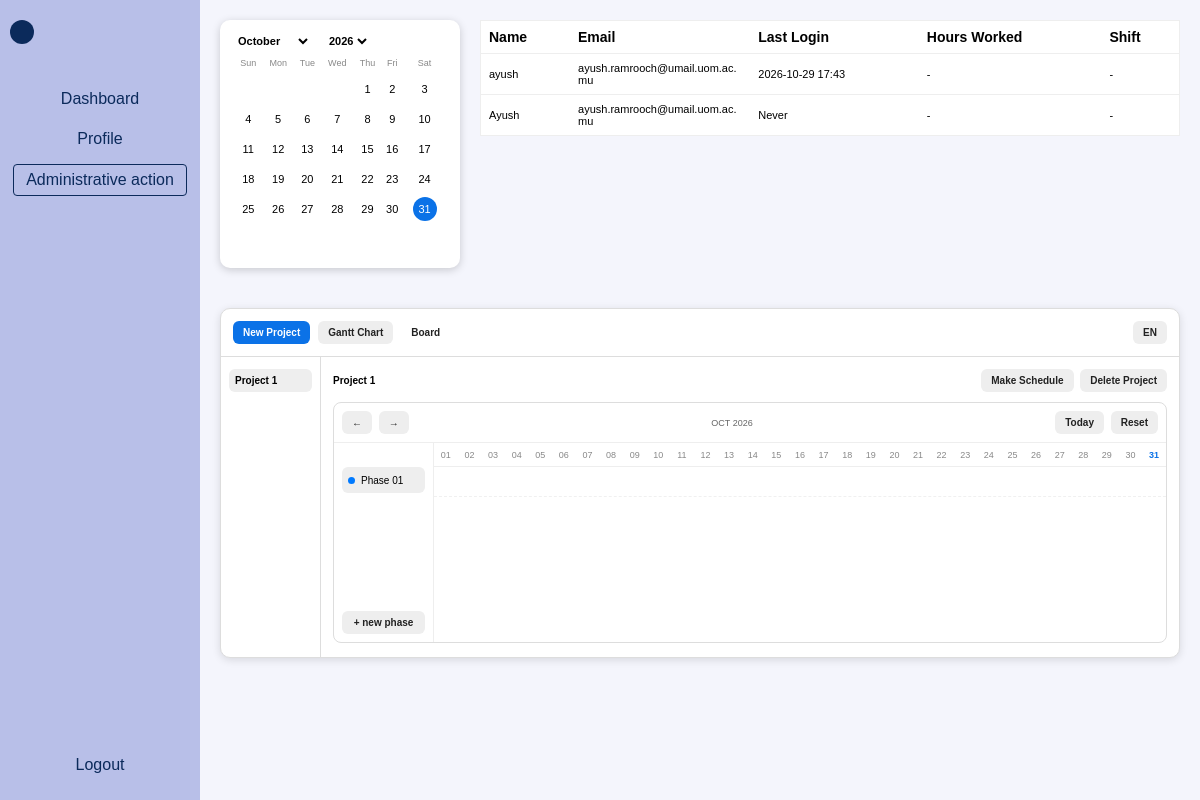
The page /admin-action/ on the database as committed earlier.
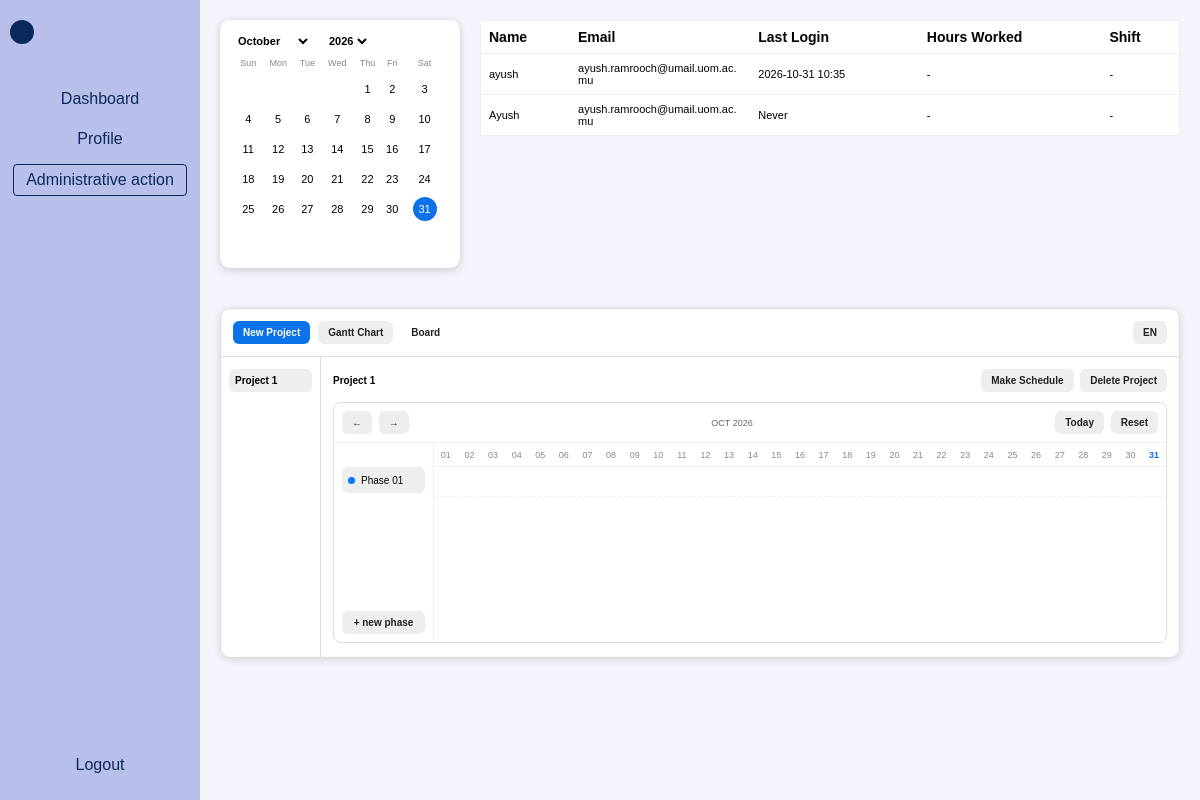
The same page on the database as committed later.
### StarHotel/hotel/models.py (models this page shows, shortened)
class User(AbstractUser):
    dob = models.DateField(null=True, blank=True)
    phone = models.CharField(max_length=20, blank=True)
    address = models.CharField(max_length=255, blank=True)
    join_date = models.DateField(auto_now_add=True)

### StarHotel/hotel/views.py (the view)
# urls.py: path("admin-action/", views.admin_action, name="admin_action"),
def admin_action(request):
    staff = list(
        User.objects.filter(
            Q(employee__isnull=False) | Q(is_staff=True) | Q(is_superuser=True)
        )
        .distinct()
        .order_by(F("last_login").desc(nulls_last=True), "first_name")
    )
    me = request.user if request.user.is_authenticated else None
    if me and not any(s.pk == me.pk for s in staff):
        staff.insert(0, me)
    return render(request, "hotel/admin_action.html", {"staff": staff})

### templates/hotel/admin_action.html (shortened to what this page needs)
{% load static %}
<!DOCTYPE html>
<html lang="en">
<head>
  <link rel="stylesheet" href="{% static 'css/admin.css' %}">
</head>
<body>
  <div class="layout">
    <aside class="sidebar">
      <div class="logo"></div>
      <nav>
        <a href="{% url 'admin_dashboard' %}">Dashboard</a>
        <a href="{% url 'admin_profile' %}">Profile</a>
        <a href="{% url 'admin_action' %}" class="active">Administrative action</a>
      </nav>
      <div class="sidebar-bottom">
        <a href="#">Logout</a>
      </div>
    </aside>
    <main class="content action-page">
      <section class="action-top">
        <div class="calendar">
          <div class="cal-head">
            <select id="calMonth"></select>
            <select id="calYear"></select>
          </div>
          <table>
            <thead>
              <tr><th>Sun</th><th>Mon</th><th>Tue</th><th>Wed</th><th>Thu</th><th>Fri</th><th>Sat</th></tr>
            </thead>
            <tbody id="calBody"></tbody>
          </table>
        </div>
        <table class="staff-table">
          <thead>
            <tr><th>Name</th><th>Email</th><th>Last Login</th><th>Hours Worked</th><th>Shift</th></tr>
          </thead>
          <tbody>
                      {% for s in staff %}
          <tr>
            <td>{{ s.get_full_name|default:s.username }}</td>
            <td>{{ s.email|default:"-" }}</td>
            <td>{% if s.last_login %}{{ s.last_login|date:"Y-m-d H:i" }}{% else %}Never{% endif %}</td>
            <td>-</td>
            <td>-</td>
          </tr>
          {% empty %}
          <tr><td colspan="6">No staff found</td></tr>
          {% endfor %}
        </table>
      </section>
      <section class="project-box">
        <div class="pb-toolbar">
          <div class="pb-tabs">
            <button class="btn-blue" id="newProjectBtn">New Project</button>
            <button class="tab active" id="tabGantt">Gantt Chart</button>
            <button class="tab" id="tabBoard">Board</button>
          </div>
          <div class="pb-lang">
            <button class="btn-gray">EN</button>
          </div>
        </div>
        <div class="pb-body">
          <div class="pb-list" id="projectList"></div>
          <div class="pb-main">
            <div class="pb-header" id="ganttHeader">
              <strong class="proj-title"></strong>
              <div>
                <button class="btn-gray" id="makeScheduleBtn">Make Schedule</button>
                <button class="btn-gray del-project">Delete Project</button>
              </div>
            </div>
            <div class="gantt" id="ganttPanel">
              <div class="gantt-top">
                <div class="gantt-nav">
                  <button class="btn-gray" id="prevMonth">←</button>
                  <button class="btn-gray" id="nextMonth">→</button>
                </div>
                <div class="gantt-month" id="ganttMonth"></div>
                <div class="gantt-actions">
                  <button class="btn-gray" id="todayBtn">Today</button>
                  <button class="btn-gray" id="resetBtn">Reset</button>
                </div>
              </div>
              <div class="gantt-grid">
                <div class="gantt-phases">
                  <div class="gh-spacer"></div>
                  <div id="phaseList"></div>
                  <button class="new-phase" id="newPhaseBtn">+ new phase</button>
                </div>
                <div class="gantt-right">
                  <div class="gantt-days" id="ganttDays"></div>
                  <div class="gantt-rows" id="ganttRows"></div>
                </div>
              </div>
            </div>
          </div>
        </div>
      </section>
    </main>
  </div>
</body>
</html>

Rows that differ between the two databases and show on the page:
changed User "ayush": last_login "2026-10-29 17:43" → "2026-10-31 10:35"
